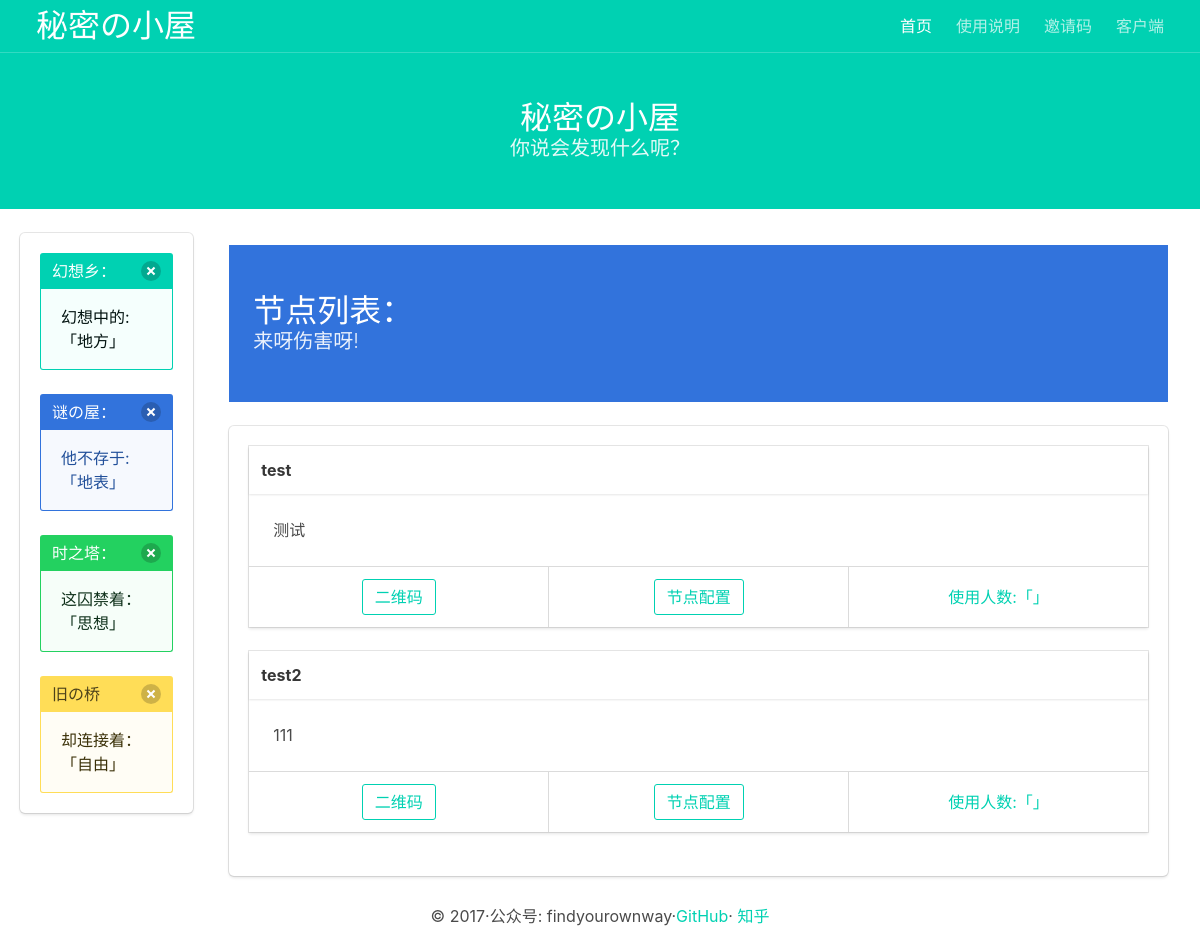
The page /nodeinfo/ on the database as committed earlier.
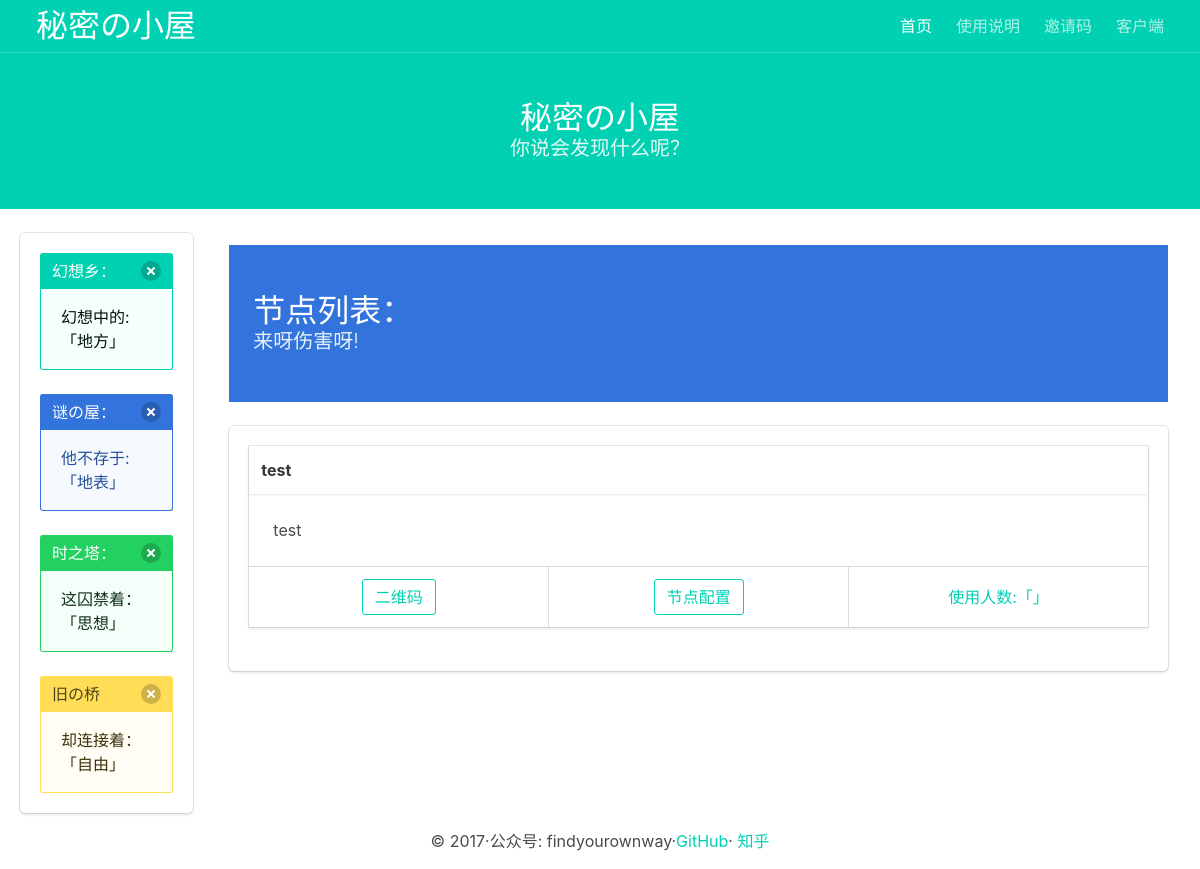
The same page on the database as committed later.
### shadowsocks/models.py (models this page shows, shortened)
class Node(models.Model):
    name = models.CharField('名字', max_length=32,)
    server = models.CharField('服务器IP', max_length=128,)
    menthod = models.CharField(
        '加密类型', default='aes-256-cfb', max_length=32, choices=METHOD_CHOICES,)
    info = models.CharField('节点说明', max_length=1024, blank=True, null=True,)
    status = models.CharField(
        '状态', max_length=32, default='ok', choices=STATUS_CHOICES,)
    node_id = models.IntegerField('节点id', primary_key=True,)
    class Meta:
        ordering = ['node_id']
        verbose_name_plural = '节点'

### shadowsocks/views.py (the view)
# urls.py: url(r'^nodeinfo/$',views.nodeinfo,name='nodeinfo'),
def nodeinfo(request):
    nodelists = Node.objects.all()
    context = {
        'nodelists': nodelists,
    }
    return render(request, 'sspanel/nodeinfo.html', context=context)

### templates/sspanel/nodeinfo.html (shortened to what this page needs)
{% extends 'base.html' %} {% block main %}
<div class="column is-12">
<section class="hero is-info is-smaill">
  <div class="hero-body">
    <div class="container">
      <h1 class="title">
        节点列表：
      </h1>
      <h2 class="subtitle">
        来呀伤害呀!
      </h2>
    </div>
  </div>
</section>
</div>
<div class="column is-12">
    <div class="box nodelist">
        <ul>
            {% for list in nodelists %}
            <div class="card">
                <div class="card-header">
                    <p class="card-header-title">{{ list.name }}</p>
                </div>
                <div class="card-content">
                    <div class="content">
                        {{ list.info }}
                    </div>
                </div>
                <div class="card-footer">
                    <div class="card-footer-item">
                        <div class="block">
                            <a class="button is-primary is-outlined modal-button" data-target="modal-{{ list.name }}">二维码</a>
                        </div>
                    </div>
                    <div class="card-footer-item">
                        <div class="block">
                            <a class="button is-primary is-outlined modal-button" data-target="modal-{{ list.pk }}">节点配置</a>
                        </div>
                    </div>
                    <a class="card-footer-item">使用人数:「{{ list.count }}」</a>
                </div>
            </div>
            <br/> {% empty %}
            <div class="column is-12">
                <div class="notification is-info">
                    <h2 class="title">木有节点</h2>
                </div>
            </div>
            {% endfor %}
    </div>
</div>
</div>
{% endblock main %}

Rows that differ between the two databases and show on the page:
removed Node: name "test2", info "111"
changed Node "test": info "测试" → "test"
